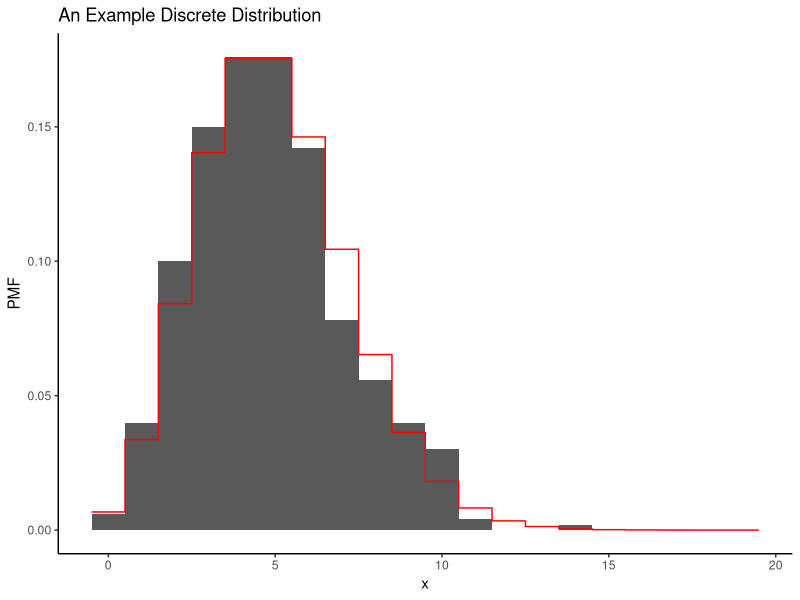
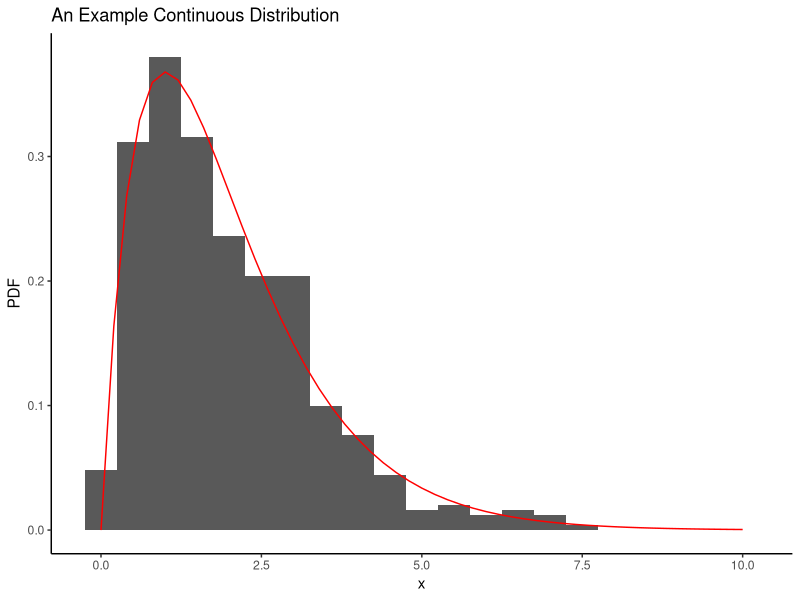
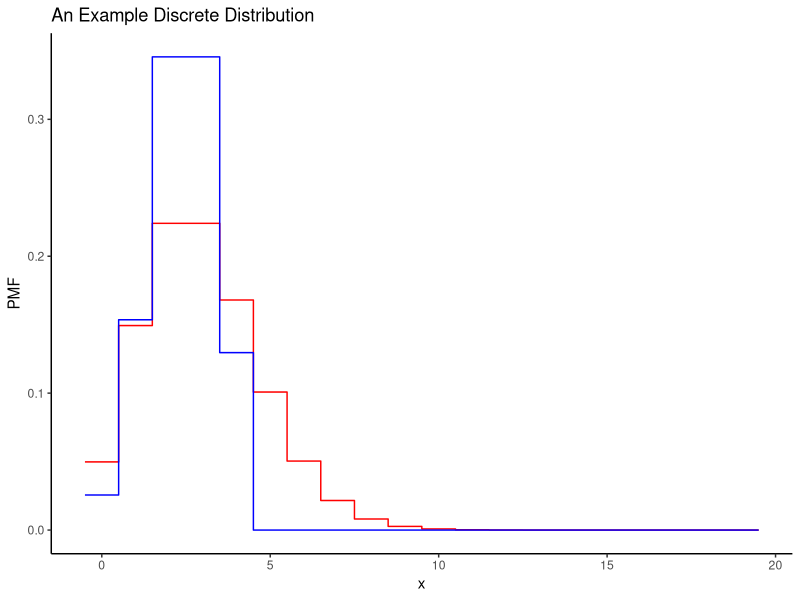
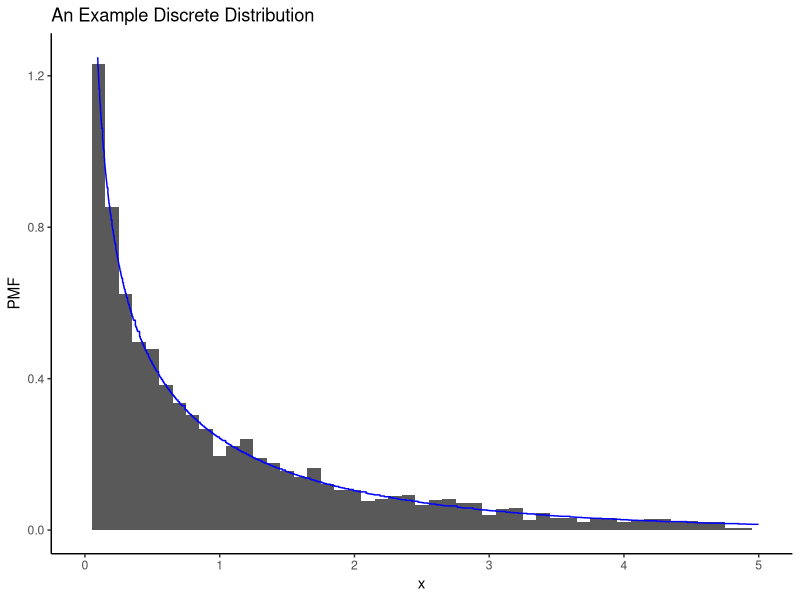
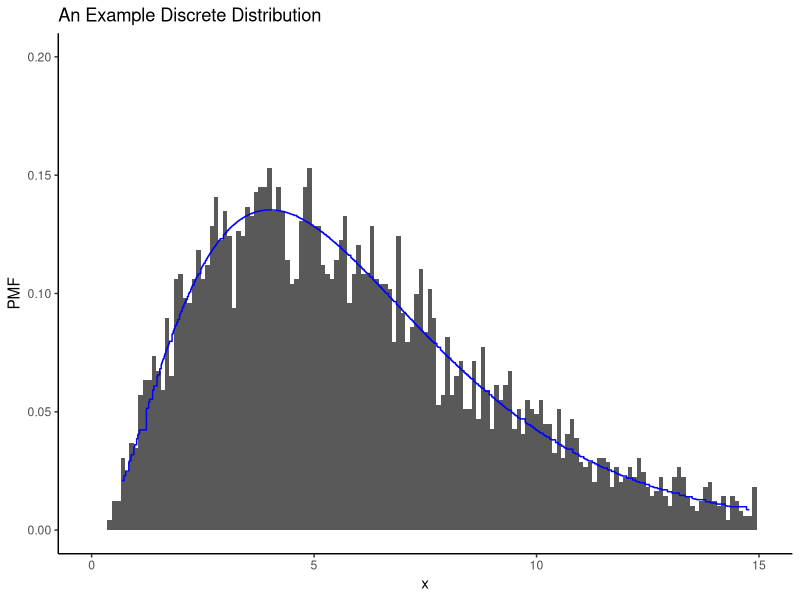
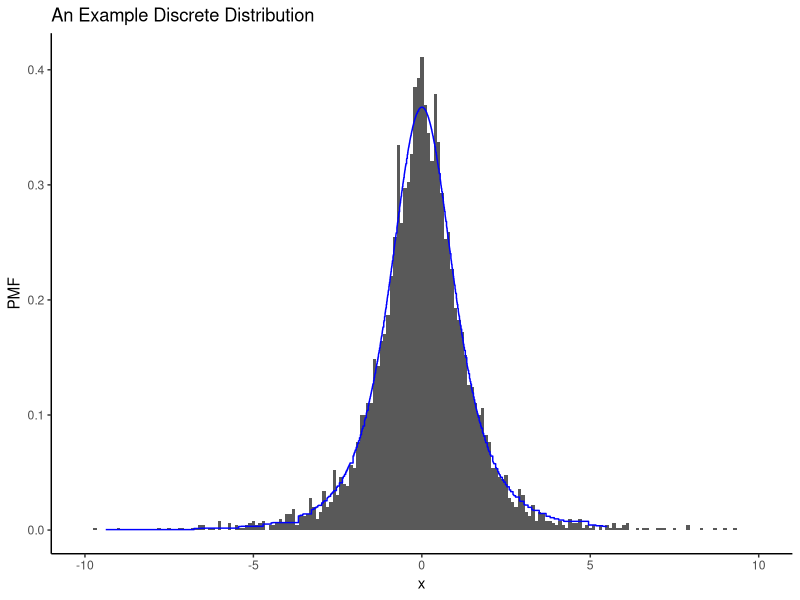
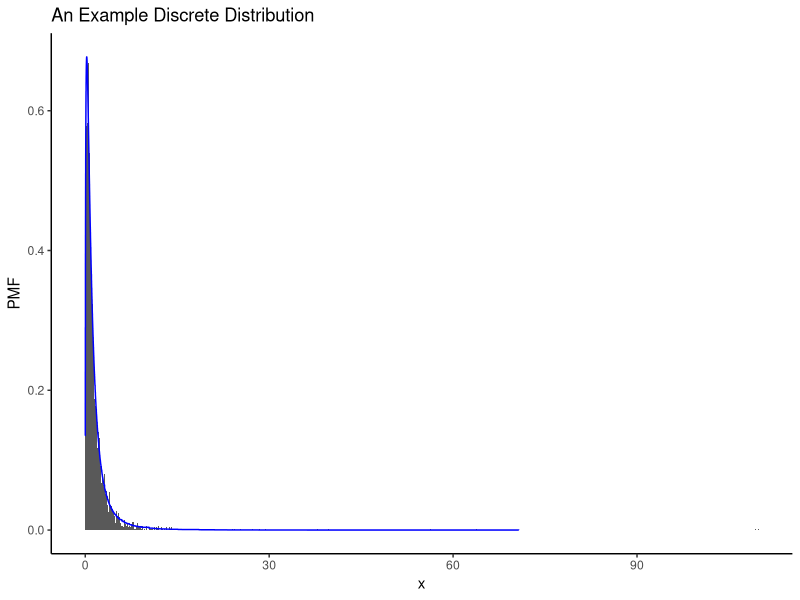

Write the R code that produced these figures, in order.
## ---- chunk 1
knitr::opts_chunk$set(echo = TRUE, fig.align="center")
suppressMessages(library(tidyverse))
## ---- chunk 2
# An example PMF
sample_df <- tibble(X = rpois(500,5))
pmf_df <- tibble(X = seq(0, 20, 1), 
                 pmf = dpois(X, 5))
ggplot(sample_df, aes(x=X)) + 
  geom_histogram(aes(y=stat(density)), binwidth = 1) +
  geom_step(data = pmf_df, aes(x=X-0.5, y=pmf), col="red")+
  theme_classic() +
  labs(x="x", y="PMF", title = "An Example Discrete Distribution")

# An example PDF
sample_df <- tibble(X = rgamma(500, 2, 1))
pdf_df <- tibble(X = seq(0, 10, .2), 
                 pdf = dgamma(X, 2, 1))
ggplot(sample_df, aes(x=X)) + 
  geom_histogram(aes(y=stat(density)), binwidth = .5) +
  geom_line(data = pdf_df, aes(x=X, y=pdf), col="red")+
  theme_classic() +
  labs(x="x", y="PDF", title = "An Example Continuous Distribution")


## ---- chunk 3
N = rpois(1,lambda = 5)
binom_cond <- tibble(X = seq(0,20,1), 
                 pmf = dbinom(X, size = N, prob=0.6))
#binom_df <- tibble(X = seq(0,20,1), 
                   #pmf = binom_cond['pmf']/dpois(N,lambda=5))
pmf_df <- tibble(X = seq(0, 20, 1), 
                 pmf = dpois(X, 5*0.6))
ggplot(pmf_df) + 
  geom_step(aes(x=X-0.5, y=pmf), col="red")+
  geom_step(data=binom_cond,aes(x=X-0.5, y=pmf), col="blue")+
  theme_classic() +
  labs(x="x", y="PMF", title = "An Example Discrete Distribution")


## ---- chunk 4

norm_df <- tibble(rnorm(1000))
chisq_df2 <- tibble(X = rnorm(1000)^2, 
                 pmf = dchisq(X, df=1))
chisq_df <- tibble(X = rchisq(5000,df=1))
ggplot(chisq_df, aes(x=X)) + 
  geom_histogram(aes(y=stat(density)),binwidth = 1/10) +
  #geom_step(aes(x=X, y=pmf), col="red")+
  geom_step(data = chisq_df2,aes(x=X, y=pmf), col="blue")+
  theme_classic() +
  xlim(0, 5)+ ylim(0, 1.25)+
  labs(x="x", y="PMF", title = "An Example Discrete Distribution")
## ---- chunk 5

chisq_df_sum <- tibble(X = rchisq(1000, df=1) + rchisq(1000, df=2) + rchisq(1000, df=3), 
                 pmf = dchisq(X, df=6))
chisq_df <- tibble(X = rchisq(5000,df=6))

ggplot(chisq_df, aes(x=X)) + 
  geom_histogram(aes(y=stat(density)),binwidth = 1/10) +
  geom_step(data = chisq_df_sum,aes(x=X, y=pmf), col="blue")+
  theme_classic() +
  xlim(0, 15)+ 
  ylim(0, 0.2) +
  labs(x="x", y="PMF", title = "An Example Discrete Distribution")
## ---- chunk 6
n=3
Z = rnorm(1000)
U = rchisq(1000,df=n)
var = Z/sqrt(U/n)
t_dist_func <- tibble(X = var, 
                 pmf = dt(X, df=n))
t_dist <- tibble(X = rt(5000, df=n))
ggplot(t_dist, aes(x=X)) + 
  geom_histogram(aes(y=stat(density)),binwidth = 1/10) +
  geom_step(data = t_dist_func,aes(x=X, y=pmf), col="blue")+
  theme_classic() +
  xlim(-10,10) + 
  labs(x="x", y="PMF", title = "An Example Discrete Distribution")
## ---- chunk 7
m = 3
n = 5
U = rchisq(1000,df=m)
V = rchisq(1000,df=n)
var = (U/m)/(V/n)
f_dist_func <- tibble(X = var, 
                 pmf = df(X, df1=m, df2=n))
f_dist <- tibble(X = rf(5000, df1=m, df2=n))
ggplot(f_dist, aes(x=X)) + 
  geom_histogram(aes(y=stat(density)),binwidth = 1/10) +
  geom_step(data = f_dist_func,aes(x=X, y=pmf), col="blue")+
  theme_classic() +
  
  labs(x="x", y="PMF", title = "An Example Discrete Distribution")

